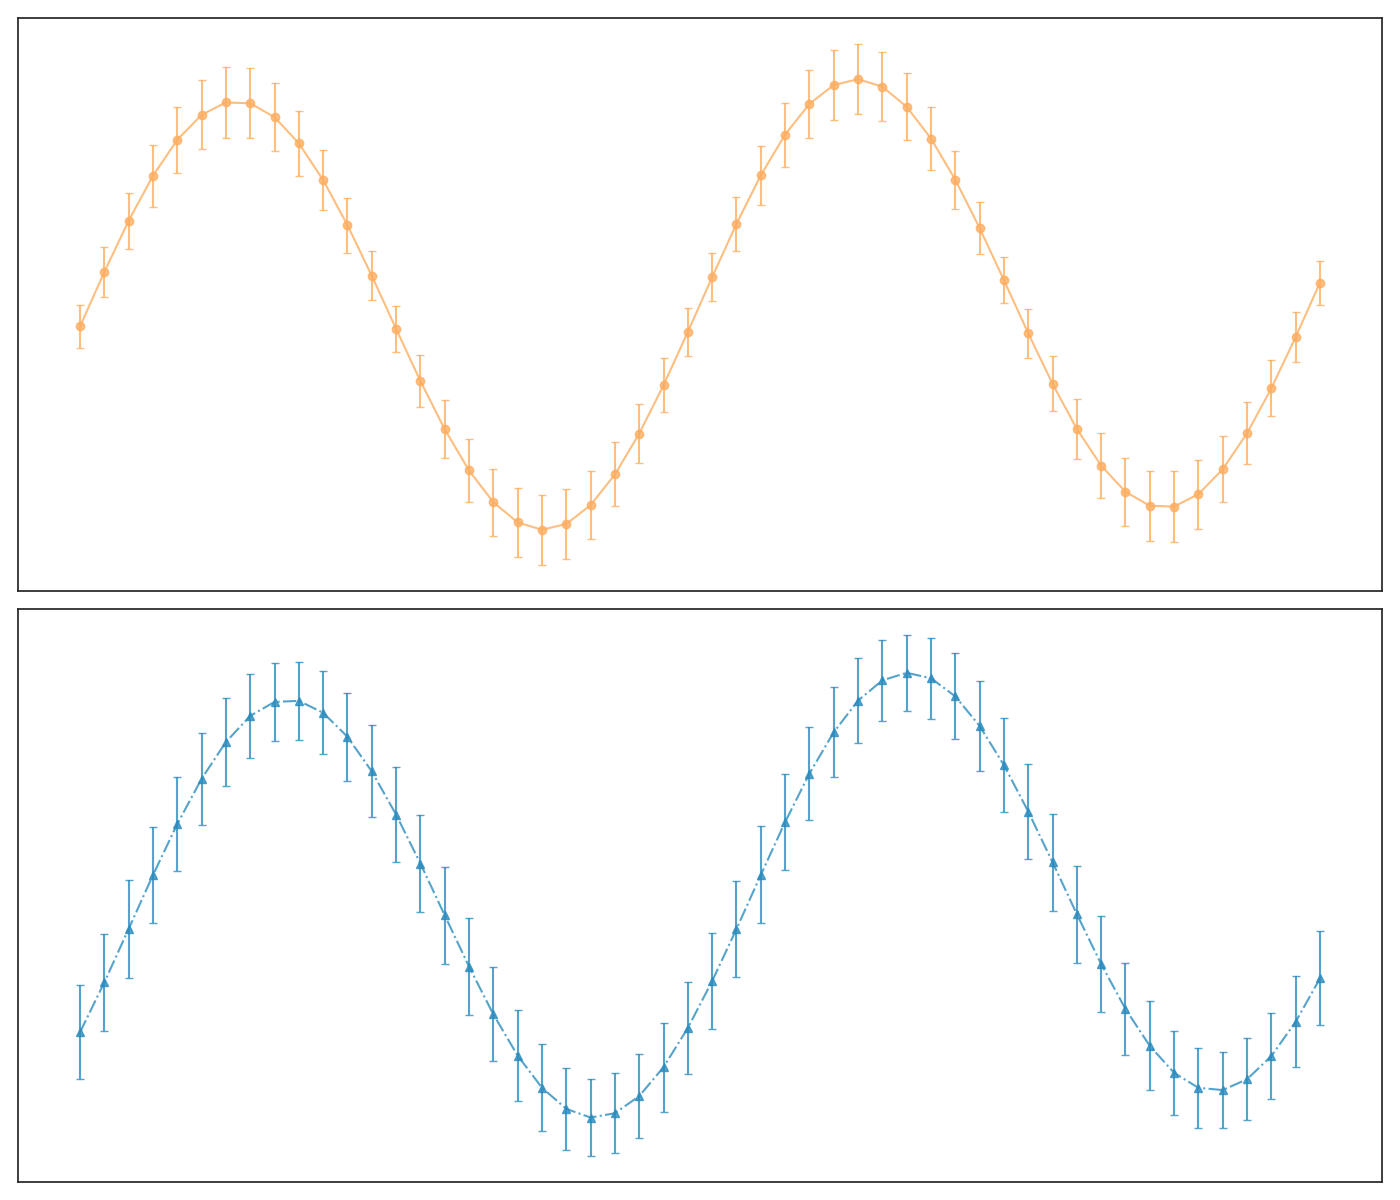

Write Python code to recreate this figure.
import matplotlib.pyplot as plt
import numpy as np

weeks = np.array(range(1, 53))

espresso_consumption = 220 + 50 * np.sin(np.linspace(0, 4 * np.pi, 52)) + np.linspace(0, 10, 52)
americano_consumption = 180 + 40 * np.sin(np.linspace(0, 4 * np.pi, 52) - np.pi / 6) + np.linspace(10, 20, 52)

espresso_errors = 5 + 3 * np.abs(np.sin(np.linspace(0, 4 * np.pi, 52)))
americano_errors = 7 + 2 * np.abs(np.sin(np.linspace(0, 4 * np.pi, 52) + np.pi / 3))

fig, ax = plt.subplots(2, 1, figsize=(14, 12), sharex=True)

colors = ['#fdae61', '#2b8cbe']

ax[0].errorbar(weeks, espresso_consumption, yerr=espresso_errors, color=colors[0], capsize=3, marker='o', linestyle='-', alpha=0.8)
ax[1].errorbar(weeks, americano_consumption, yerr=americano_errors, color=colors[1], capsize=3, marker='^', linestyle='-.', alpha=0.8)

for a in ax:
    a.set_xticks([])
    a.set_yticks([])

plt.tight_layout()
plt.show()
